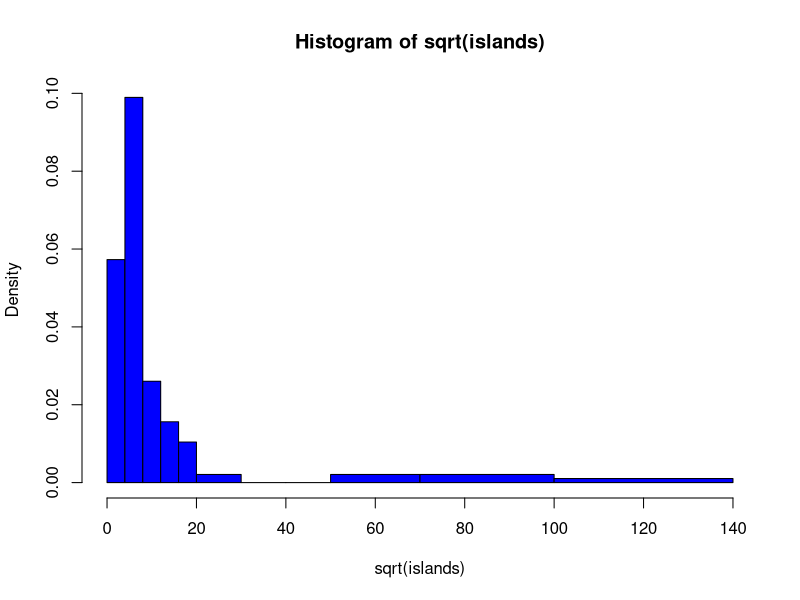

The R source for this figure:
# C223 Chirag Devgade HISTOGRAM
help("hist")

r <- hist(sqrt(islands), breaks = c(4*0:5, 10*3:5, 70, 100, 140),
          col = "blue1")